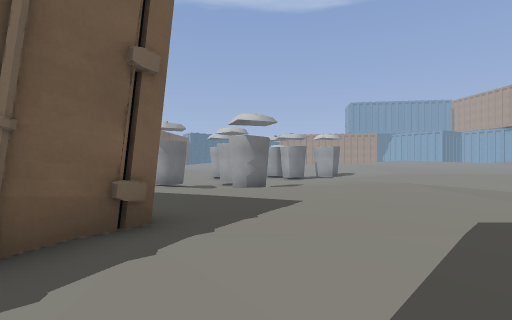
view 1 (above)

22 first-person views from a walk through a Godot game level. The camera is 1.5 m above the floor, looks level and sees 85° across. The floor is counted in squares, 1.68 m on a side. Each view is taken from the middle of a square. On the plan, view 1 faces up. The plan holds only what a view shows up to about 11 squares ahead; the rest is blank. The place goes on beyond the plan.

view 2
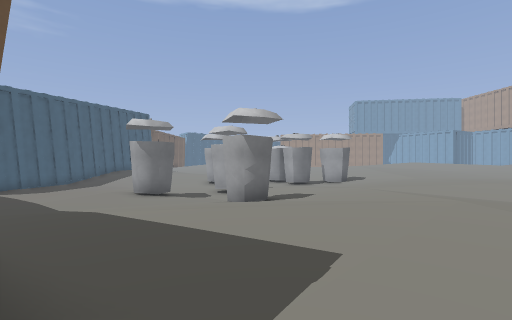

view 3
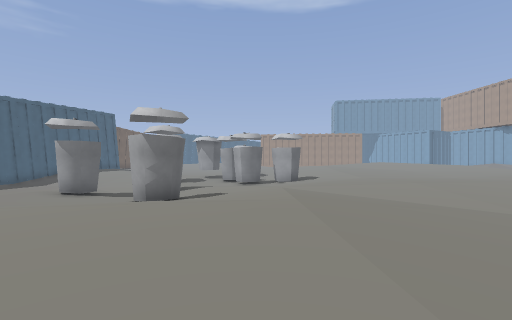

view 4
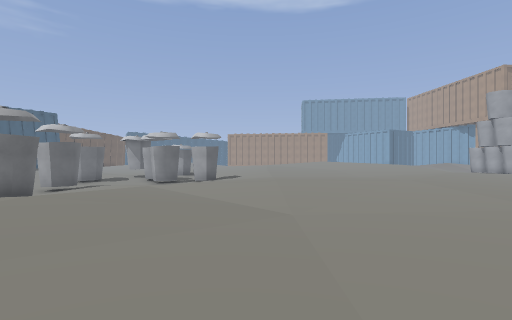

view 5
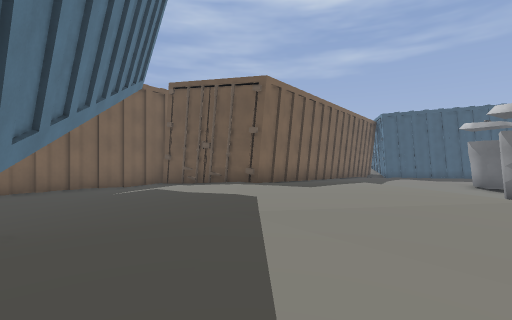

view 6
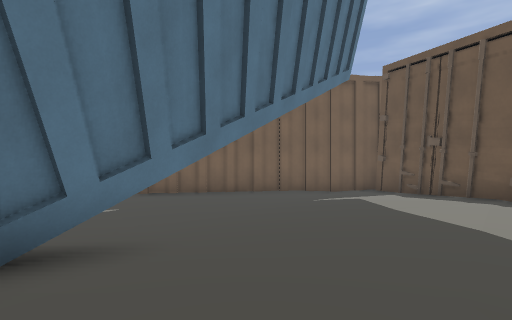

view 7
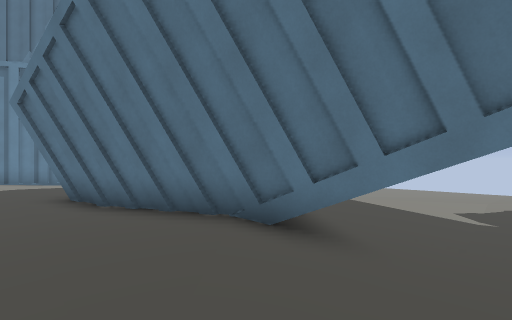

view 8
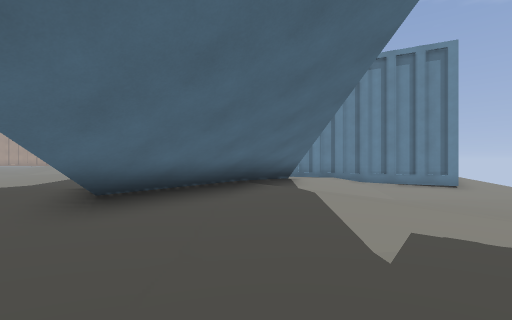

view 9
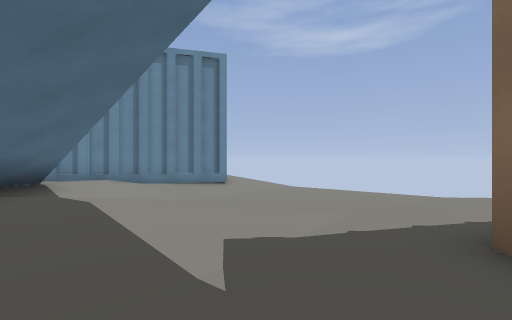

view 10
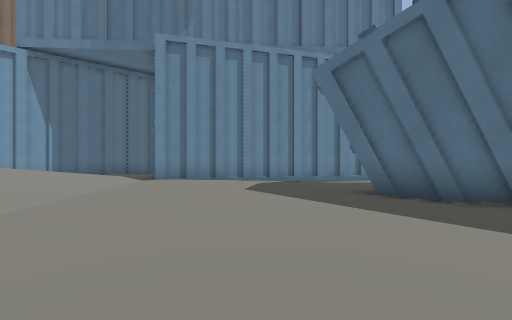

view 11
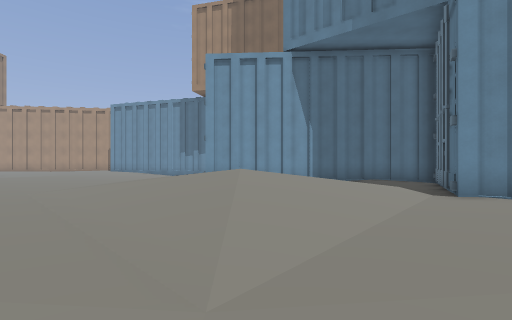

view 12
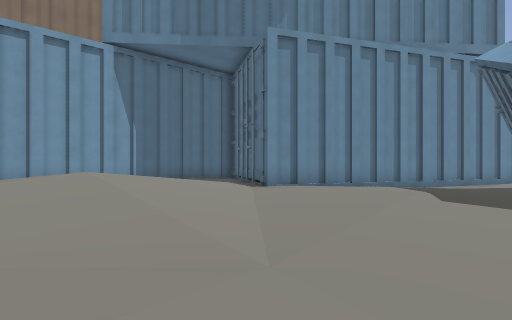

view 13
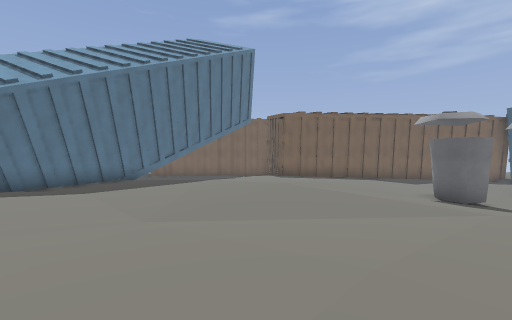

view 14
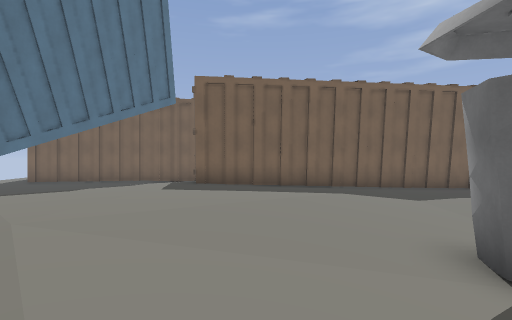

view 15
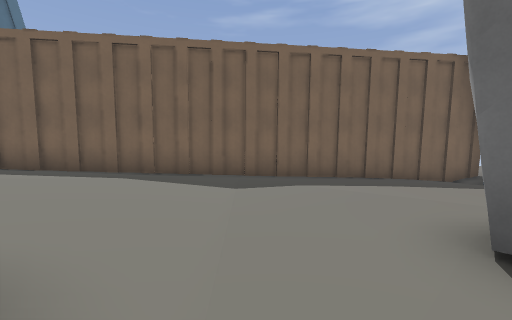

view 16
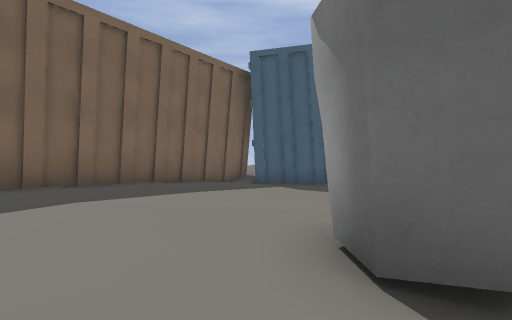

view 17
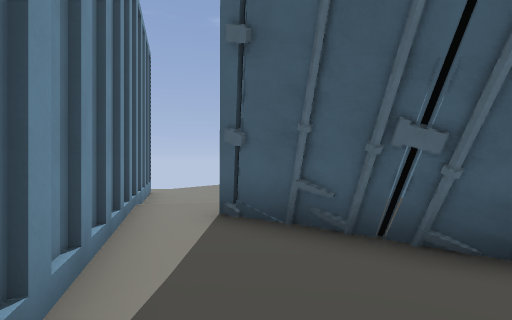

view 18
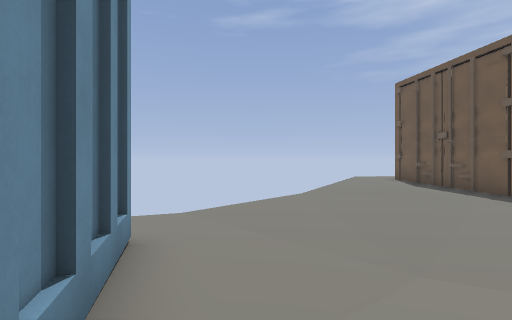

view 19
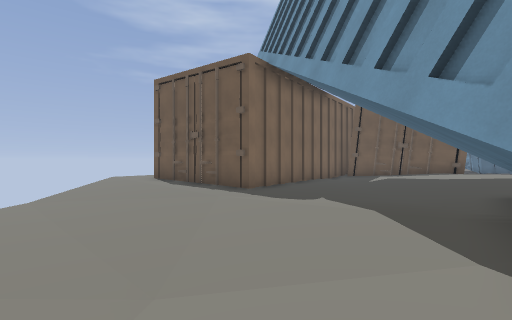

view 20
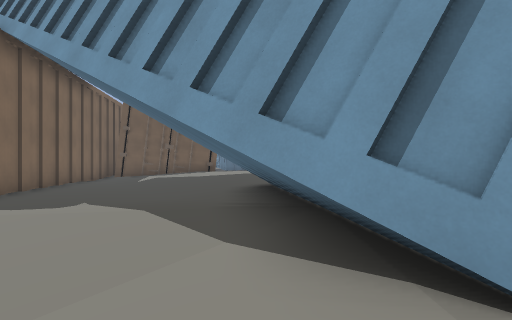

view 21
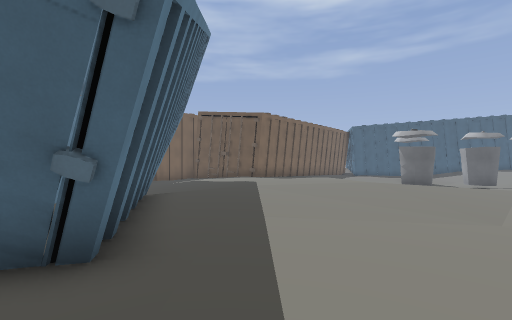

view 22
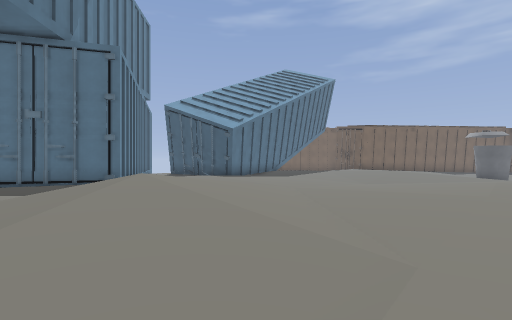

### Floor plan
Key: @ floor where view 1 was taken; # wall or solid block; . main floor; : floor 0.25 m higher than the main floor; - floor 0.25 m lower than the main floor; _ floor 0.5 m lower than the main floor; < floor 0.75 m lower than the main floor; ( floor 1 m lower than the main floor; / step, stairs or slope; = window, fence, low wall or low ledge; ^ raised ledge; B bin.
Columns run from 13 left of view 1 to 23 right of it. Each row starts with its distance up from view 1.
 13  ##<<<<<BB(((///_---..............-
 12 -#<<<___<<<((B///---...............
 11 ##<______<</BB///.--/////......////
 10  ##______<///////./--///-...../////
  9   ##_____////////.//--/---..-///////
  8    ###_-/////////:///__-----////////#
  7      ##----....:::///-_----/////////#
  6       ###-....:::://------...////  /#
  5         ##....::::/------...../// -##
  4          ##..:::::..----.......//..#
  3           ##.:.......--....:.../...#
  2           ##...../....-....:..###..#
  1          ##.///////...###.....# ####
  0          #-//@/////###^^=-...##
 -1          #--///// #^^^  ^#---#
 -2          #______<//^^^^^^#--##
 -3          ##_____<</-^^^^ #--#
 -4           ###_____//-/^##/-##
 -5             ##____/-///////#
 -6              ###__-///////##
 -7               #-___<<<<<_##
 -8               #-___<<<<<_#
 -9              #--/_<<<<<<##
-10              --//<<<<<<<#
-11              -///<<<<<<<_
-12              /_

Positions as (right, up) in squares from view 1, and headings:
1: (0, 0), facing up
2: (0, 2), facing up
3: (3, 2), facing up
4: (8, 2), facing up
5: (8, 3), facing left
6: (6, 3), facing down-left
7: (3, 3), facing down-right
8: (1, -3), facing right
9: (2, -3), facing down-right
10: (9, 7), facing down-right
11: (12, 7), facing right
12: (12, 9), facing down-right
13: (11, 13), facing down-left
14: (4, 11), facing down-left
15: (-1, 13), facing down-left
16: (-2, 12), facing left
17: (15, 0), facing down-left
18: (12, -6), facing down-left
19: (11, -6), facing left
20: (11, -6), facing up-left
21: (14, 3), facing left
22: (21, 13), facing down-left
